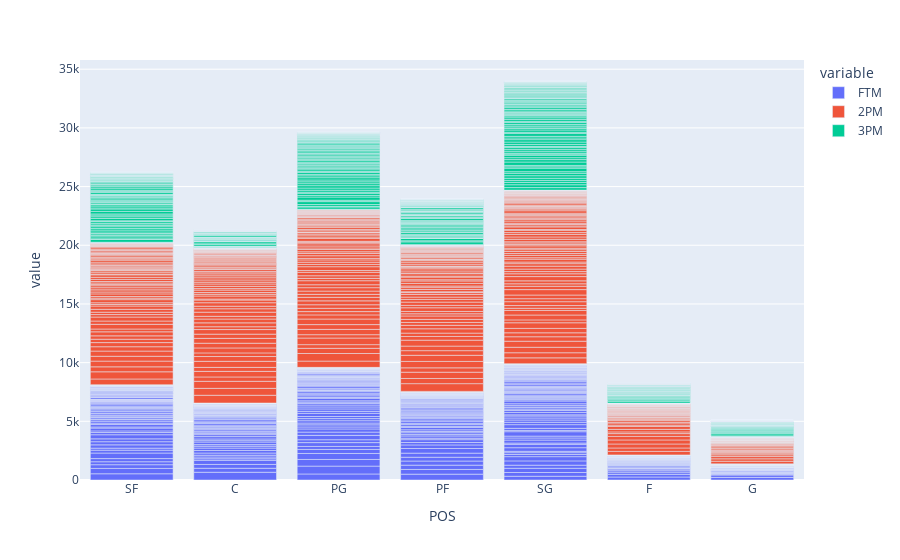

The cell this chart's notebook holds for it:
### Code cell
#Visualize types of points scored, broken down by position

fig = px.bar(nba_player_stats, x="POS", y=['FTM', '2PM', '3PM'])
fig.show()

### Figure 1 — Plotly figure (JSON) as saved in the notebook; plotly's stock layout.template omitted (floating-point values rounded to 4 significant figures; data arrays with more than 128 entries replaced by an {"elided": "..."} marker saying what was removed)
{"data": [{"alignmentgroup": "True", "hovertemplate": "variable=FTM<br>POS=%{x}<br>value=%{y}<extra></extra>", "legendgroup": "FTM", "marker": {"color": "#636efa", "pattern": {"shape": ""}}, "name": "FTM", "offsetgroup": "FTM", "orientation": "v", "showlegend": true, "textposition": "auto", "type": "bar", "x": {"elided": "534 str values"}, "xaxis": "x", "y": {"elided": "534 int values"}, "yaxis": "y"}, {"alignmentgroup": "True", "hovertemplate": "variable=2PM<br>POS=%{x}<br>value=%{y}<extra></extra>", "legendgroup": "2PM", "marker": {"color": "#EF553B", "pattern": {"shape": ""}}, "name": "2PM", "offsetgroup": "2PM", "orientation": "v", "showlegend": true, "textposition": "auto", "type": "bar", "x": {"elided": "534 str values"}, "xaxis": "x", "y": {"elided": "534 int values"}, "yaxis": "y"}, {"alignmentgroup": "True", "hovertemplate": "variable=3PM<br>POS=%{x}<br>value=%{y}<extra></extra>", "legendgroup": "3PM", "marker": {"color": "#00cc96", "pattern": {"shape": ""}}, "name": "3PM", "offsetgroup": "3PM", "orientation": "v", "showlegend": true, "textposition": "auto", "type": "bar", "x": {"elided": "534 str values"}, "xaxis": "x", "y": {"elided": "534 int values"}, "yaxis": "y"}], "layout": {"barmode": "relative", "legend": {"title": {"text": "variable"}, "tracegroupgap": 0}, "margin": {"t": 60}, "xaxis": {"anchor": "y", "domain": [0, 1], "title": {"text": "POS"}}, "yaxis": {"anchor": "x", "domain": [0, 1], "title": {"text": "value"}}}}
